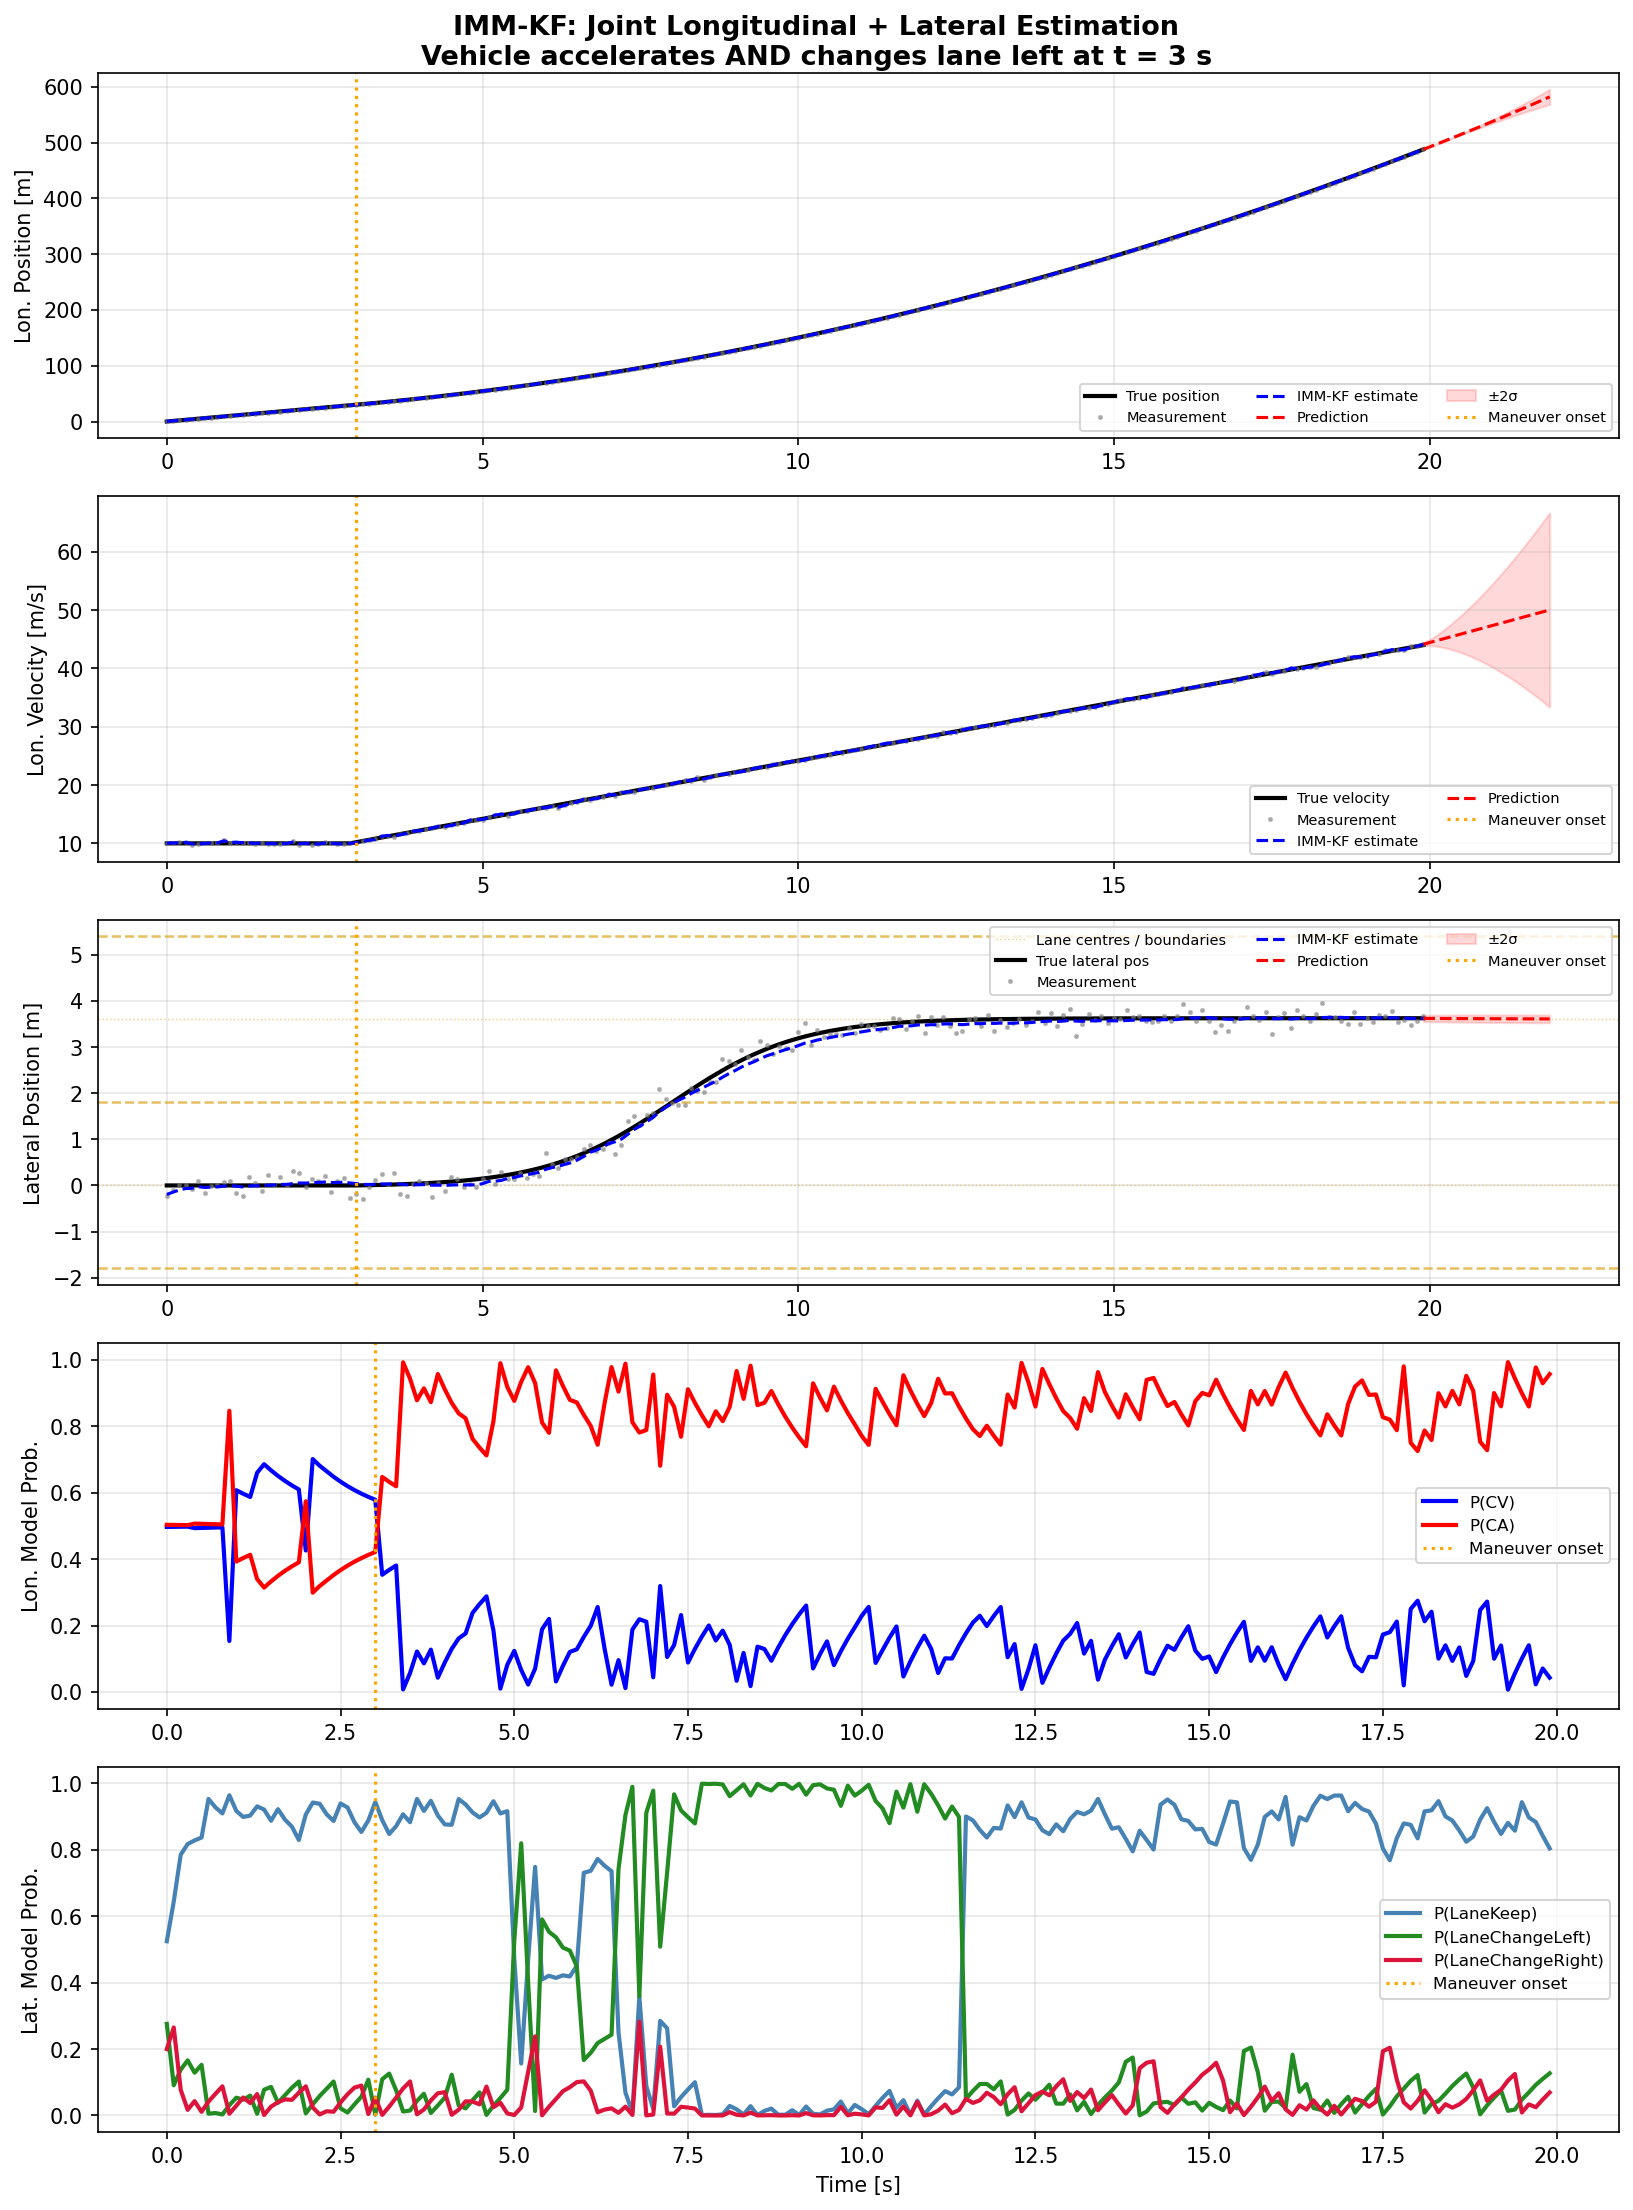

Reproduce this figure in Python.
"""
IMM-KF Lane-Change Demo
=======================
Joint longitudinal + lateral IMM-KF demonstration using the lane-change
scenario from Carvalho et al., AVEC 2014.

Usage example at the bottom of this file.
"""

import numpy as np
from typing import Tuple
import matplotlib.pyplot as plt
from imm_kf import KalmanModel, IMMState, IMMKF
from models import make_lateral_models, make_constant_velocity_model, make_constant_acceleration_model
from params_lc import (
    RANDOM_SEED, Ts, N_STEPS, LANE_WIDTH, MANEUVER_STEP, LC_DURATION,
    LON_VEL_INIT, LON_ACCEL,
    LON_OBS_NOISE, LAT_OBS_NOISE,
    SIGMA_A_CV, SIGMA_J_CA, PI_LON, MU0_LON, P0_LON,
    K1_LAT, K2_LAT, SIGMA_W_LAT, SIGMA_OBS_LAT_VEL,
    P_STAY_LAT, MU0_LAT, P0_LAT,
    PROB_THRESH, DIST_THRESH_FRAC, VEL_THRESH, MU_RESET_LAT,
    PRED_STEPS,
)


# ---------------------------------------------------------------------------
# Ground-truth lateral trajectory generator
# ---------------------------------------------------------------------------

def simulate_lane_change(
    N_steps: int,
    Ts: float,
    change_start: int,
    change_duration: int,
    lane_width: float = 3.6,
) -> Tuple[np.ndarray, np.ndarray]:
    """
    Generate a smooth lateral lane-change trajectory using a sigmoid.

    Returns
    -------
    ey_true  : (N_steps,) lateral position relative to original lane centre
    eydot_true : (N_steps,) lateral velocity
    """
    ey   = np.zeros(N_steps)
    eyd  = np.zeros(N_steps)

    for k in range(N_steps):
        # Sigmoid scaled to [0, lane_width] over change_duration steps
        tau = (k - change_start) / change_duration
        if k < change_start:
            ey[k]  = 0.0
            eyd[k] = 0.0
        else:
            sigmoid  = 1.0 / (1.0 + np.exp(-10.0 * (tau - 0.5)))
            sigmoid0 = 1.0 / (1.0 + np.exp(-10.0 * (0.0  - 0.5)))
            sigmoid1 = 1.0 / (1.0 + np.exp(-10.0 * (1.0  - 0.5)))
            # Normalise so it goes exactly 0 → lane_width
            ey[k] = lane_width * (sigmoid - sigmoid0) / (sigmoid1 - sigmoid0)
            # Derivative via finite difference
            if k > 0:
                eyd[k] = (ey[k] - ey[k-1]) / Ts
    return ey, eyd


# ---------------------------------------------------------------------------
# Demonstration / usage example
# ---------------------------------------------------------------------------

def run_demo():
    """
    Joint longitudinal + lateral IMM-KF demo.

    Scenario
    --------
    A vehicle drives straight at 10 m/s for 3 s, then simultaneously:
      - longitudinally: accelerates at 2 m/s² (CV → CA maneuver)
      - laterally:      performs a left lane change over ~2 s  (LK → LCL)

    Two decoupled IMM-KFs run in parallel — exactly as in both papers.

    Longitudinal IMM-KF  (2 models):  CV, CA
    Lateral IMM-KF       (3 models):  LaneKeep, LaneChangeLeft, LaneChangeRight

    We plot:
      Row 1 — longitudinal position
      Row 2 — longitudinal velocity
      Row 3 — lateral position (with lane boundaries)
      Row 4 — longitudinal model probabilities
      Row 5 — lateral model probabilities
      Row 6 — bird's-eye vehicle trajectory
    """
    np.random.seed(RANDOM_SEED)

    t             = np.arange(N_STEPS) * Ts
    DIST_THRESH   = LANE_WIDTH * DIST_THRESH_FRAC

    # -----------------------------------------------------------------------
    # Ground truth
    # -----------------------------------------------------------------------

    # Longitudinal
    lon_pos = np.zeros(N_STEPS)
    lon_vel = np.zeros(N_STEPS)
    lon_vel[0] = LON_VEL_INIT
    for k in range(1, N_STEPS):
        a = 0.0 if k < MANEUVER_STEP else LON_ACCEL
        lon_vel[k] = lon_vel[k-1] + Ts * a
        lon_pos[k] = lon_pos[k-1] + Ts * lon_vel[k-1] + 0.5 * Ts**2 * a

    # Lateral (sigmoid lane change to the left)
    lat_pos, lat_vel = simulate_lane_change(
        N_STEPS, Ts,
        change_start=MANEUVER_STEP,
        change_duration=LC_DURATION,
        lane_width=LANE_WIDTH,
    )

    # -----------------------------------------------------------------------
    # Noisy measurements
    # -----------------------------------------------------------------------
    y_lon = np.column_stack([
        lon_pos + np.random.randn(N_STEPS) * LON_OBS_NOISE,
        lon_vel + np.random.randn(N_STEPS) * LON_OBS_NOISE,
    ])
    y_lat     = lat_pos + np.random.randn(N_STEPS) * LAT_OBS_NOISE      # position obs
    y_lat_vel = lat_vel + np.random.randn(N_STEPS) * SIGMA_OBS_LAT_VEL  # velocity obs

    # -----------------------------------------------------------------------
    # Build longitudinal IMM-KF  (CV and CA, both in 3-state space)
    # -----------------------------------------------------------------------
    # CA: factory produces a 3-state [pos, vel, accel] model observing [pos, vel]
    ca_model = make_constant_acceleration_model(Ts, sigma_j=SIGMA_J_CA, sigma_obs=LON_OBS_NOISE)

    # CV: factory produces a 2-state [pos, vel] model observing [pos].
    # Embed into 3-state space by padding F and Q with zeros for the unused
    # acceleration dimension, and expand H/R to observe [pos, vel] to match CA.
    _cv2 = make_constant_velocity_model(Ts, sigma_a=SIGMA_A_CV, sigma_obs=LON_OBS_NOISE)
    F_cv = np.zeros((3, 3));  F_cv[:2, :2] = _cv2.F   # accel row zeroed → vel held constant
    Q_cv = np.zeros((3, 3));  Q_cv[:2, :2] = _cv2.Q
    H_lon = np.array([[1, 0, 0], [0, 1, 0]])
    R_lon = LON_OBS_NOISE**2 * np.eye(2)
    cv_model = KalmanModel("CV", F_cv, H_lon, Q_cv, R_lon)

    imm_lon = IMMKF([cv_model, ca_model], PI_LON, mu0=MU0_LON)
    state_lon = imm_lon.init(
        x0=np.array([lon_pos[0], lon_vel[0], 0.0]),
        P0=P0_LON,
    )

    # -----------------------------------------------------------------------
    # Build lateral IMM-KF  (LaneKeep, LaneChangeLeft, LaneChangeRight)
    # -----------------------------------------------------------------------
    lat_models = make_lateral_models(
        Ts, K1=K1_LAT, K2=K2_LAT,
        sigma_w=SIGMA_W_LAT, sigma_obs=LAT_OBS_NOISE,
        sigma_obs_vel=SIGMA_OBS_LAT_VEL,
    )

    # Transition matrix: lane changes are rare; once started, likely to persist
    p_switch = (1 - P_STAY_LAT) / 2
    pi_lat = np.array([
        [P_STAY_LAT, p_switch,   p_switch  ],
        [p_switch,   P_STAY_LAT, p_switch  ],
        [p_switch,   p_switch,   P_STAY_LAT],
    ])
    imm_lat = IMMKF(lat_models, pi_lat, mu0=MU0_LAT)
    state_lat = imm_lat.init(
        x0=np.array([lat_pos[0], lat_vel[0]]),
        P0=P0_LAT,
    )

    # -----------------------------------------------------------------------
    # Run both filters
    # -----------------------------------------------------------------------
    lon_est    = []
    lat_est    = []          # stored in absolute coordinates for plotting
    mu_lon_hist = []
    mu_lat_hist = []

    # Lane reference tracker — the IMM-KF always works in lane-relative
    # coordinates (e_y = y_absolute - y_ref).  When a lane change is detected
    # as complete we shift y_ref and re-centre the filter state.
    y_ref = 0.0
    lc_done = False  # guard against re-triggering on the same maneuver

    for k in range(N_STEPS):
        state_lon = imm_lon.step(state_lon, y_lon[k])

        # Feed lane-relative measurement to the lateral filter
        e_y_meas = y_lat[k] - y_ref
        z_lat = np.array([e_y_meas, y_lat_vel[k]]) if SIGMA_OBS_LAT_VEL > 0 else np.array([e_y_meas])
        state_lat = imm_lat.step(state_lat, z_lat)

        mu         = state_lat.mu
        e_y_est    = state_lat.x_est[0]
        e_ydot_est = state_lat.x_est[1]

        # ---- Lane-change completion detection --------------------------------
        # When LCL/LCR is dominant, the vehicle has nearly reached the new lane
        # centre, and lateral velocity has settled, shift the reference and
        # re-centre the filter so LaneKeep becomes the correct model again.
        if not lc_done:
            completed_left  = (mu[1] > PROB_THRESH
                               and e_y_est  >  DIST_THRESH
                               and abs(e_ydot_est) < VEL_THRESH)
            completed_right = (mu[2] > PROB_THRESH
                               and e_y_est  < -DIST_THRESH
                               and abs(e_ydot_est) < VEL_THRESH)
            if completed_left or completed_right:
                delta = LANE_WIDTH if completed_left else -LANE_WIDTH
                y_ref += delta
                shift = np.array([delta, 0.0])
                # Re-express all filter states in the new lane-relative frame
                new_x_models = [x - shift for x in state_lat.x_models]
                new_x_est    = state_lat.x_est - shift
                state_lat = IMMState(
                    x_est    = new_x_est,
                    P_est    = state_lat.P_est,
                    mu       = MU_RESET_LAT.copy(),
                    x_models = new_x_models,
                    P_models = state_lat.P_models,
                )
                lc_done = True  # one lane change per demo
        # ----------------------------------------------------------------------

        lon_est.append(state_lon.x_est.copy())
        # Convert back to absolute coordinates for recording / plotting
        lat_est.append(state_lat.x_est + np.array([y_ref, 0.0]))
        mu_lon_hist.append(state_lon.mu.copy())
        mu_lat_hist.append(state_lat.mu.copy())

    lon_est     = np.array(lon_est)
    lat_est     = np.array(lat_est)
    mu_lon_hist = np.array(mu_lon_hist)
    mu_lat_hist = np.array(mu_lat_hist)

    # -----------------------------------------------------------------------
    # Predictions from final state
    # -----------------------------------------------------------------------
    x_pred_lon, P_pred_lon, best_lon = imm_lon.predict(state_lon, T=PRED_STEPS)
    x_pred_lat, P_pred_lat, best_lat = imm_lat.predict(state_lat, T=PRED_STEPS)
    # Predictions are in lane-relative coords; shift back to absolute
    x_pred_lat = x_pred_lat.copy()
    x_pred_lat[:, 0] += y_ref
    P_pred_lat = P_pred_lat.copy()  # variances are unaffected by the shift
    t_pred = t[-1] + np.arange(PRED_STEPS + 1) * Ts

    print(f"\n--- Final model probabilities ---")
    print(f"Longitudinal:  CV={mu_lon_hist[-1,0]:.3f}  CA={mu_lon_hist[-1,1]:.3f}")
    print(f"Lateral:       LK={mu_lat_hist[-1,0]:.3f}  "
          f"LCL={mu_lat_hist[-1,1]:.3f}  LCR={mu_lat_hist[-1,2]:.3f}")
    print(f"Most probable longitudinal model: {imm_lon.models[best_lon].name}")
    print(f"Most probable lateral model:      {imm_lat.models[best_lat].name}")

    # -----------------------------------------------------------------------
    # Plots
    # -----------------------------------------------------------------------
    t_maneuver = MANEUVER_STEP * Ts

    fig, axes = plt.subplots(5, 1, figsize=(11, 15))
    fig.suptitle(
        "IMM-KF: Joint Longitudinal + Lateral Estimation\n"
        "Vehicle accelerates AND changes lane left at t = 3 s",
        fontsize=13, fontweight='bold',
    )

    def vline(ax):
        ax.axvline(t_maneuver, color='orange', ls=':', lw=1.5,
                   label='Maneuver onset')

    # -- (0) Longitudinal position --
    ax = axes[0]
    ax.plot(t, lon_pos, 'k-', lw=2, label='True position')
    ax.plot(t, y_lon[:, 0], '.', color='gray', ms=3, alpha=0.5, label='Measurement')
    ax.plot(t, lon_est[:, 0], 'b--', lw=1.5, label='IMM-KF estimate')
    ax.plot(t_pred, x_pred_lon[:, 0], 'r--', lw=1.5, label='Prediction')
    ax.fill_between(t_pred,
                    x_pred_lon[:, 0] - 2*np.sqrt(P_pred_lon[:, 0, 0]),
                    x_pred_lon[:, 0] + 2*np.sqrt(P_pred_lon[:, 0, 0]),
                    color='red', alpha=0.15, label='±2σ')
    vline(ax)
    ax.set_ylabel('Lon. Position [m]')
    ax.legend(fontsize=7, ncol=3)
    ax.grid(True, alpha=0.3)

    # -- (1) Longitudinal velocity --
    ax = axes[1]
    ax.plot(t, lon_vel, 'k-', lw=2, label='True velocity')
    ax.plot(t, y_lon[:, 1], '.', color='gray', ms=3, alpha=0.5, label='Measurement')
    ax.plot(t, lon_est[:, 1], 'b--', lw=1.5, label='IMM-KF estimate')
    ax.plot(t_pred, x_pred_lon[:, 1], 'r--', lw=1.5, label='Prediction')
    ax.fill_between(t_pred,
                    x_pred_lon[:, 1] - 2*np.sqrt(P_pred_lon[:, 1, 1]),
                    x_pred_lon[:, 1] + 2*np.sqrt(P_pred_lon[:, 1, 1]),
                    color='red', alpha=0.15)
    vline(ax)
    ax.set_ylabel('Lon. Velocity [m/s]')
    ax.legend(fontsize=7, ncol=2)
    ax.grid(True, alpha=0.3)

    # -- (2) Lateral position with lane markings --
    ax = axes[2]
    # Lane boundaries (original lane: 0 ± LANE_WIDTH/2; left lane: LANE_WIDTH ± LW/2)
    for y_boundary in [-LANE_WIDTH/2, LANE_WIDTH/2, 3*LANE_WIDTH/2]:
        ax.axhline(y_boundary, color='goldenrod', lw=1.2, ls='--', alpha=0.7)
    ax.axhline(0,          color='goldenrod', lw=0.7, ls=':',  alpha=0.5,
               label='Lane centres / boundaries')
    ax.axhline(LANE_WIDTH, color='goldenrod', lw=0.7, ls=':',  alpha=0.5)

    ax.plot(t, lat_pos, 'k-', lw=2, label='True lateral pos')
    ax.plot(t, y_lat,   '.', color='gray', ms=3, alpha=0.5, label='Measurement')
    ax.plot(t, lat_est[:, 0], 'b--', lw=1.5, label='IMM-KF estimate')
    ax.plot(t_pred, x_pred_lat[:, 0], 'r--', lw=1.5, label='Prediction')
    ax.fill_between(t_pred,
                    x_pred_lat[:, 0] - 2*np.sqrt(P_pred_lat[:, 0, 0]),
                    x_pred_lat[:, 0] + 2*np.sqrt(P_pred_lat[:, 0, 0]),
                    color='red', alpha=0.15, label='±2σ')
    vline(ax)
    ax.set_ylabel('Lateral Position [m]')
    ax.legend(fontsize=7, ncol=3)
    ax.grid(True, alpha=0.3)

    # -- (3) Longitudinal model probabilities --
    ax = axes[3]
    ax.plot(t, mu_lon_hist[:, 0], 'b-',  lw=2, label='P(CV)')
    ax.plot(t, mu_lon_hist[:, 1], 'r-',  lw=2, label='P(CA)')
    vline(ax)
    ax.set_ylabel('Lon. Model Prob.')
    ax.set_ylim([-0.05, 1.05])
    ax.legend(fontsize=8)
    ax.grid(True, alpha=0.3)

    # -- (4) Lateral model probabilities --
    colors_lat = ['steelblue', 'forestgreen', 'crimson']
    ax = axes[4]
    for i, (m, c) in enumerate(zip(lat_models, colors_lat)):
        ax.plot(t, mu_lat_hist[:, i], lw=2, color=c, label=f'P({m.name})')
    vline(ax)
    ax.set_ylabel('Lat. Model Prob.')
    ax.set_ylim([-0.05, 1.05])
    ax.legend(fontsize=8)
    ax.grid(True, alpha=0.3)

    axes[4].set_xlabel('Time [s]')

    plt.tight_layout()
    plt.savefig('imm_kf_lc.png', dpi=150, bbox_inches='tight')
    plt.close()
    print("\nPlot saved to imm_kf_lc.png")


if __name__ == "__main__":
    run_demo()
